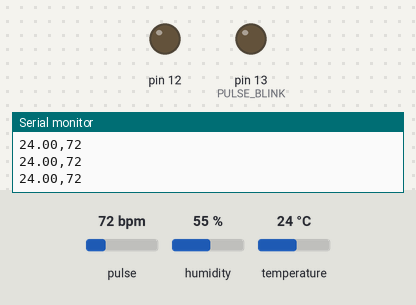
Recording of a sketch running on a simulated Arduino Uno, built with avr-gcc and run on an emulated ATmega328P. Parts: output pins drawn as LEDs (lit = HIGH), the last lines printed to the serial monitor. The inputs (shaded band) are chosen by the test bench; at power-on: pulse 72 bpm, humidity 55 %, temperature 24 °C.

Above: at 1.2 s.
1.3 s: pulse set to 119 bpm
2.8 s: pulse set to 123 bpm
At 3.5 s:
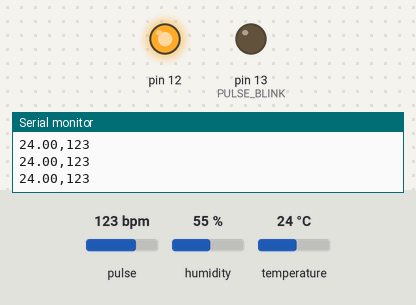
4.3 s: pulse set to 42 bpm
At 4.6 s:
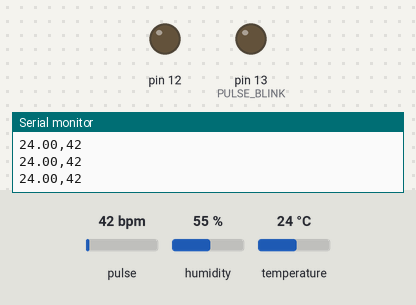
5.8 s: pulse set to 130 bpm
At 6.1 s:
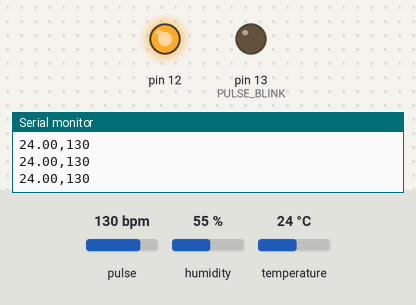
Timing chart, 0 to 8.3 s (numbered marks = the images above; inputs shaded):
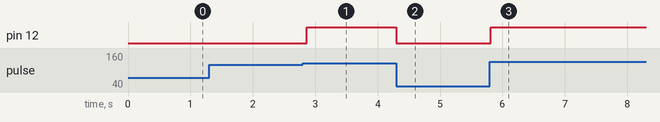

Measured:
- the behaviour switches between 120 and 121 bpm on pulse (found by bisection; images 0 and 1)
- after the input at 2.8 s, pin 12: LOW → HIGH after 0.07 s
- after the input at 4.3 s, pin 12: HIGH → LOW at once
- after the input at 5.8 s, pin 12: LOW → HIGH at once

The sketch:

BPM_to_Serial.ino
```cpp
#include "DHT.h"
const int DHTPIN = 4;
const int DHTTYPE = DHT11;

DHT dht(DHTPIN, DHTTYPE);

#define USE_ARDUINO_INTERRUPTS true
#include <PulseSensorPlayground.h>

#include <OneWire.h>

/*
   The format of our output.

   Set this to PROCESSING_VISUALIZER if you're going to run
    the Processing Visualizer Sketch.
    See https://github.com/WorldFamousElectronics/PulseSensor_Amped_Processing_Visualizer

   Set this to SERIAL_PLOTTER if you're going to run
    the Arduino IDE's Serial Plotter.
*/
 const int OUTPUT_TYPE = SERIAL_PLOTTER;

/*
   Pinout:
     PULSE_INPUT = Analog Input. Connected to the pulse sensor
      purple (signal) wire.
     PULSE_BLINK = digital Output. Connected to an LED (and 220 ohm resistor)
      that will flash on each detected pulse.
     PULSE_FADE = digital Output. PWM pin onnected to an LED (and resistor)
      that will smoothly fade with each pulse.
      NOTE: PULSE_FADE must be a pin that supports PWM. Do not use
      pin 9 or 10, because those pins' PWM interferes with the sample timer.
*/
const int PULSE_INPUT = A0;
const int PULSE_BLINK = 13;    // Pin 13 is the on-board LED
const int PULSE_FADE = 5;
const int THRESHOLD = 550;   // Adjust this number to avoid noise when idle

//one wire setup
int DS18S20_Pin = 10; //DS18S20 Signal pin on digital 2
char tmpstring[10];
OneWire ds(DS18S20_Pin);

/*
   All the PulseSensor Playground functions.
*/
PulseSensorPlayground pulseSensor;

void setup() {
  /*
     Use 115200 baud because that's what the Processing Sketch expects to read,
     and because that speed provides about 11 bytes per millisecond.

     If we used a slower baud rate, we'd likely write bytes faster than
     they can be transmitted, which would mess up the timing
     of readSensor() calls, which would make the pulse measurement
     not work properly.
  */
  Serial.begin(115200);
    dht.begin();


  //turn on pin to power sensor
  pinMode(12, OUTPUT);

  // Configure the PulseSensor manager.

  pulseSensor.analogInput(PULSE_INPUT);
  pulseSensor.blinkOnPulse(PULSE_BLINK);
  pulseSensor.fadeOnPulse(PULSE_FADE);

  pulseSensor.setSerial(Serial);
  pulseSensor.setOutputType(OUTPUT_TYPE);
  pulseSensor.setThreshold(THRESHOLD);

  // Now that everything is ready, start reading the PulseSensor signal.
  if (!pulseSensor.begin()) {
    /*
       PulseSensor initialization failed,
       likely because our particular Arduino platform interrupts
       aren't supported yet.

       If your Sketch hangs here, try ProcessEverySample.ino,
       which doesn't use interrupts.
    */
    for(;;) {
      // Flash the led to show things didn't work.
      digitalWrite(PULSE_BLINK, LOW);
      delay(50);
      digitalWrite(PULSE_BLINK, HIGH);
      delay(50);
    }
  }


}

void loop() {
  /*
     Wait a bit.
     We don't output every sample, because our baud rate
     won't support that much I/O.
  */
  delay(100);

  // write the latest sample to Serial.
// pulseSensor.outputSample();

  /*
     If a beat has happened since we last checked,
     write the per-beat information to Serial.
   */
//  Serial.print("saw start? ");
// Serial.println(pulseSensor.sawStartOfBeat());
 // if (pulseSensor.sawStartOfBeat()) {
  // pulseSensor.outputBeat();
 // }
// Serial.print("is inside? ");
// Serial.println(pulseSensor.isInsideBeat());

  //temp
  float temperature = dht.readTemperature();
  //int tmp = (int) temperature;
  Serial.print(temperature);
  Serial.print(",");

 //temp
 int bpm = pulseSensor.getBeatsPerMinute();
 Serial.println(bpm);

 if(bpm > 120){
    digitalWrite(12, HIGH);
 } else{
    digitalWrite(12, LOW);
 }
}
```
